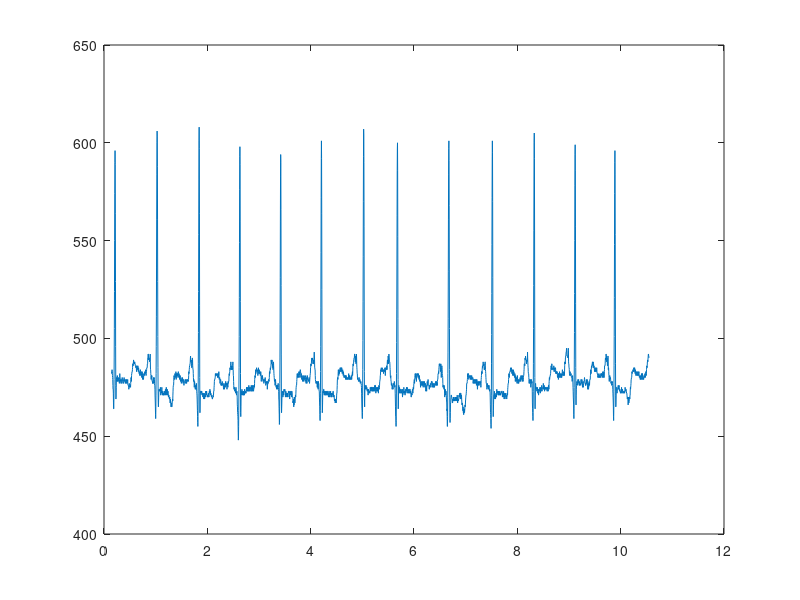

Recreate this plot in MATLAB.
addpath('../Data')
load('100m.mat')
samplefreq = 360;
timeduration = 10.4; 
samples = samplefreq*timeduration;
offset = 54;
ecg = val(1,1+offset:samples+offset); % Neem één frame uit de input-data
time = (0+offset:samples-1+offset)/samplefreq; % de tijd in seconden van elke sample

noise = 360*sin(time*2*pi/timeduration) + 9*sin(time*2*pi*50) + 2*wgn(samplefreq*timeduration,1,0)'; % 0.5 and 50 Hz + white gaussian noise
noisy = ecg; % round(noise);

arduino = int16(noisy / 2); % map from 11 bit to 10 bit
figure, plot(time, arduino);